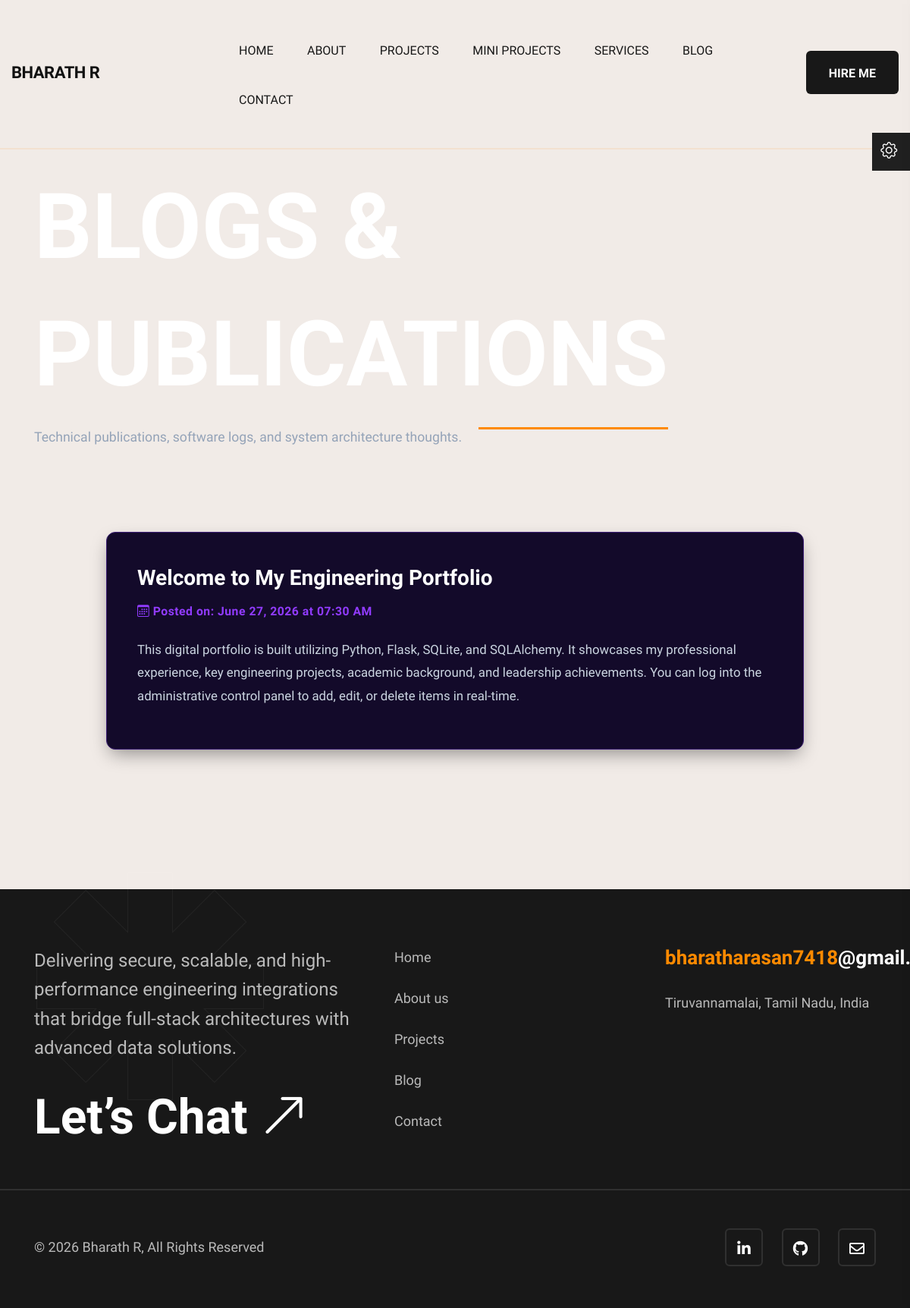
The app's page /blogs, older data.
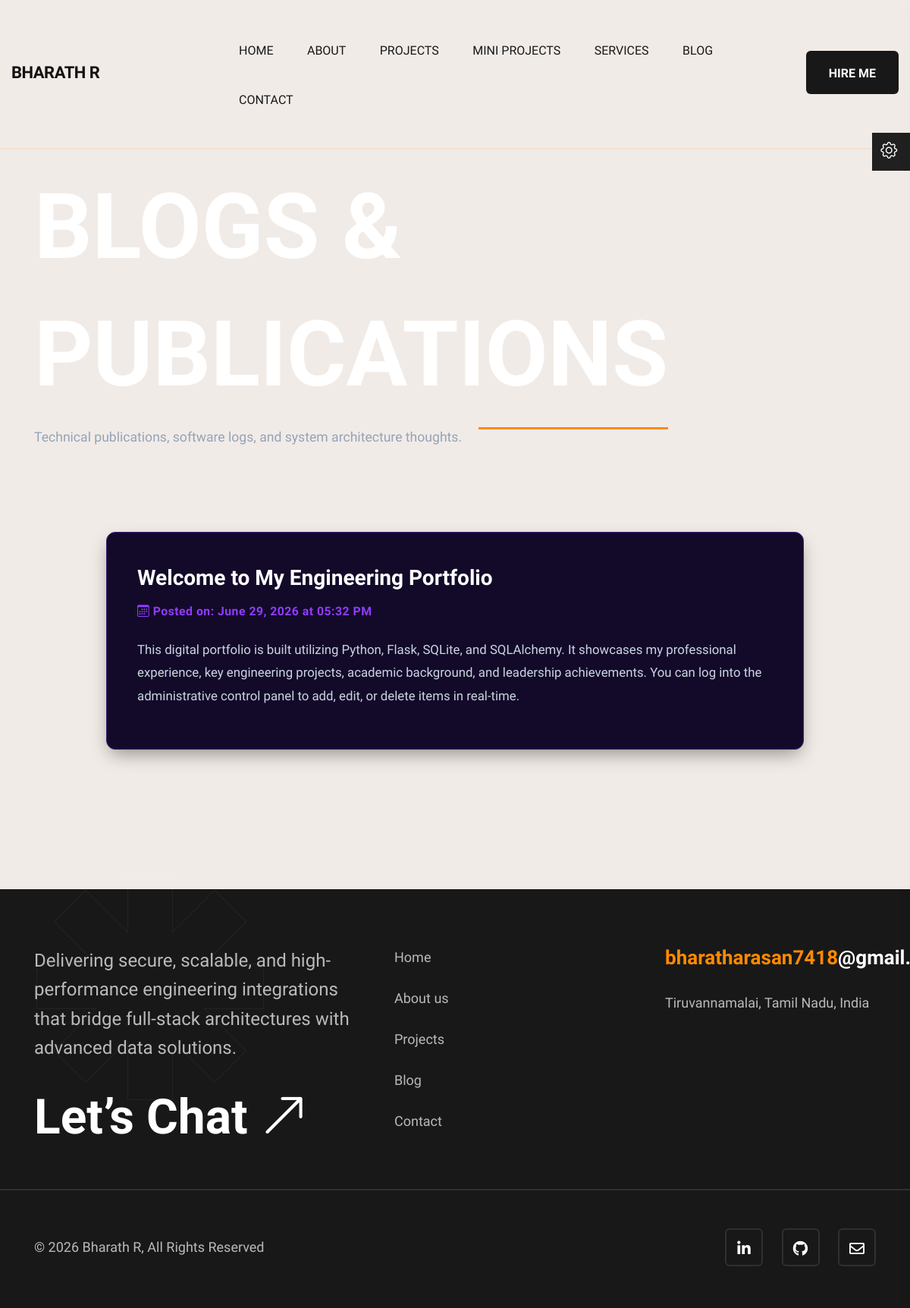
The same page, newer data.
### app.py (models this page shows)
class Blog(db.Model):
    id = db.Column(db.Integer, primary_key=True)
    title = db.Column(db.String(150), nullable=False)
    content = db.Column(db.Text, nullable=False)
    date_posted = db.Column(db.DateTime, nullable=False, default=datetime.utcnow)

### app.py (the view)
@app.route('/blogs')
def blogs():
    all_blogs = Blog.query.order_by(Blog.date_posted.desc()).all()
    return render_template('blogs.html', blogs=all_blogs)

### templates/blogs.html
{% extends 'base.html' %}
{% block content %}
<div class="page-title-area pt-215 pb-30">
    <div class="container">
        <div class="row align-items-center">
            <div class="col-lg-9">
                <div class="page-title-wrapper text-lg-start text-center mb-40">
                    <h2 class="page-title mb-10" style="color: white;">Blogs & Publications</h2>
                    <p style="color: #94a3b8; font-size: 1.1rem;">Technical publications, software logs, and system architecture thoughts.</p>
                </div>
            </div>
        </div>
    </div>
</div>
<section class="blogs-details pt-40 pb-160">
    <div class="container">
        <div class="row justify-content-center">
            <div class="col-lg-10">
                {% for blog in blogs %}
                <div class="card mb-4" style="background: #130a2a; border: 1px solid #3c1e75; border-radius: 12px; padding: 40px; box-shadow: 0 10px 25px -5px rgba(0, 0, 0, 0.4);">
                    <h3 style="color: white; font-weight: 700; margin-bottom: 10px;">{{ blog.title }}</h3>
                    <small style="color:#913BFF; font-weight: 600; letter-spacing: 0.5px; display: block; margin-bottom: 20px;"><i class="bi bi-calendar3"></i> Posted on: {{ blog.date_posted.strftime('%B %d, %Y at %I:%M %p') }}</small>
                    <p style="color:#cbd5e1; font-size: 1.05rem; line-height: 1.8; white-space: pre-wrap;">{{ blog.content }}</p>
                </div>
                {% else %}
                <div class="text-center py-5" style="background: #130a2a; border: 1px solid #3c1e75; border-radius: 12px; padding: 50px;">
                    <p style="color: #94a3b8; font-size: 1.1rem;">No technical insights broadcasted yet. Log in to dashboard to post.</p>
                </div>
                {% endfor %}
            </div>
        </div>
    </div>
</section>
{% endblock %}

### templates/base.html (shortened to what this page needs)
<!DOCTYPE html>
<html class="no-js" lang="en">
<head>
	<link rel="stylesheet" href="{{ url_for('static', filename='css/bootstrap.min.css') }}" />
	<link rel="stylesheet" href="{{ url_for('static', filename='fonts/bootstrap-icons/font-css.css') }}" />
	<link rel="stylesheet" href="{{ url_for('static', filename='css/animate.min.css') }}" />
	<link rel="stylesheet" href="{{ url_for('static', filename='css/slick.css') }}" />
	<link rel="stylesheet" href="{{ url_for('static', filename='css/all.min.css') }}" />
	<link rel="stylesheet" href="{{ url_for('static', filename='css/nice-select.css') }}" />
	<link rel="stylesheet" href="{{ url_for('static', filename='css/magnific-popup.css') }}" />
	<link rel="stylesheet" href="{{ url_for('static', filename='css/metisMenu.css') }}" />
	<link rel="stylesheet" href="{{ url_for('static', filename='css/aos.css') }}" />
	<link rel="stylesheet" href="{{ url_for('static', filename='css/spacing.css') }}" />
	<link rel="stylesheet" href="{{ url_for('static', filename='css/main.css') }}" />
</head>
<body class="light-bg">
	<div class="main-page-wrapper">
		<div class="gear-box">
			<div class="icon">
				<span class="gear-icon"><i class="bi bi-gear"></i></span>
			</div>
		</div>
		<header class="theme-main-menu theme-menu-one pt-35 pb-30">
			<div class="main-header-area">
				<div class="container-fluid">
					<div class="row align-items-center">
						<div class="col-xl-3 col-lg-2 col-6">
							<div class="logo-area">
								<a class="black-logo" href="/"><h4 style="font-weight: 700; color: #111; letter-spacing: -0.5px;">BHARATH R</h4></a>
							</div>
						</div>
						<div class="col-xl-7 col-lg-7 col-6 d-none d-lg-block">
							<div class="main-menu d-none d-lg-block ps-xxl-5">
								<nav id="mobile-menu">
									<ul class="menu-list ps-0">
										<li><a href="/">Home</a></li>
										<li><a href="/about">About</a></li>
										<li><a href="/projects">Projects</a></li>
										<li><a href="/miniprojects">Mini Projects</a></li>
										<li><a href="/services">Services</a></li>
										<li><a href="/blogs">Blog</a></li>
										<li><a href="/contact">Contact</a></li>
									</ul>
								</nav>
							</div>
						</div>
						<div class="col-xl-2 col-lg-3 col-6">
							<div class="right-nav d-flex align-items-center justify-content-end">
								<div class="quote__btn d-none d-sm-inline-block">
									<a href="mailto:bharatharasan7418@gmail.com" class="ht_btn">Hire Me</a>
								</div>
							</div>
						</div>
					</div>
				</div>
			</div>
		</header>
		<main>
			{% block content %}
			{% endblock %}
		</main>
		<footer class="black-bg footer-area-one position-relative">
			<div class="footer-wrapper-one pt-75 pb-20">
				<img src="{{ url_for('static', filename='img/shape/star-5.png') }}" alt="" class="shape-01s">
				<div class="container">
					<div class="row">
						<div class="col-xl-5 col-lg-5 col-md-8">
							<div class="footer-widget mb-30">
								<p class="footer-desc">
									Delivering secure, scalable, and high-performance engineering integrations that bridge full-stack architectures with advanced data solutions.
								</p>
								<a class="chatbot" href="/contact">Let’s Chat <i class="bi bi-arrow-up-right"></i></a>
							</div>
						</div>
						<div class="col-xl-3 col-lg-3 col-md-4">
							<div class="footer-widget ps-xxl-5 ms-xxl-5 mb-30">
								<ul class="style-none">
									<li><a href="/">Home</a></li>
									<li><a href="/about">About us</a></li>
									<li><a href="/projects">Projects</a></li>
									<li><a href="/blogs">Blog</a></li>
									<li><a href="/contact">Contact</a></li>
								</ul>
							</div>
						</div>
						<div class="col-xl-4 col-lg-4 col-md-6">
							<div class="footer-widget mb-30 ms-xl-5 ps-xl-4">
								<a class="mail d-block mb-30" href="mailto:bharatharasan7418@gmail.com"><span class="text-theme">bharatharasan7418</span>@gmail.com</a>
								<address>Tiruvannamalai, Tamil Nadu, India</address>
							</div>
						</div>
					</div>
				</div>
			</div>
			<div class="copyright-area pt-50 pb-25">
				<div class="container">
					<div class="row align-items-center">
						<div class="col-xl-6 col-lg-6 text-lg-start text-center">
							<div class="copyright-text mb-30">
								<p>© 2026 Bharath R, All Rights Reserved</p>
							</div>
						</div>
						<div class="col-xl-6 col-lg-6 text-lg-end text-center">
							<div class="social-media mb-30">
								<a href="https://linkedin.com/in/bharath-r-22a4482a0" target="_blank"><i class="fab fa-linkedin-in"></i></a>
								<a href="https://github.com/bharath7418" target="_blank"><i class="fab fa-github"></i></a>
								<a href="mailto:bharatharasan7418@gmail.com"><i class="far fa-envelope"></i></a>
							</div>
						</div>
					</div>
				</div>
			</div>
		</footer>
	</div>
</body>
</html>

### static/css/spacing.css (style rules this page uses)
.mb-10 { margin-bottom: 10px; }
.mb-30 { margin-bottom: 30px; }
.mb-40 { margin-bottom: 40px; }
.pt-35 { padding-top: 35px; }
.pt-40 { padding-top: 40px; }
.pt-50 { padding-top: 50px; }
.pt-75 { padding-top: 75px; }
.pt-215 { padding-top: 215px; }
.pb-20 { padding-bottom: 20px; }
.pb-25 { padding-bottom: 25px; }
.pb-30 { padding-bottom: 30px; }
.pb-160 { padding-bottom: 160px; }

### templates/base.html (style rules this page uses)
:root { --accent-cyan: #913BFF; --text-muted: #94a3b8; --card-dark: #120c24; }
.card { background: #130a2a; border: 1px solid #3c1e75; padding: 2.2rem; border-radius: 12px; box-shadow: 0 10px 25px -5px rgba(0, 0, 0, 0.4); transition: transform 0.3s ease, border-color 0.3s ease, box-shadow 0.3s ease; }
.card h3, .card h4 { color: #ffffff; font-weight: 650; margin-bottom: 0.85rem; }
.card p { font-size: 0.95rem; line-height: 1.6; }

Row changes from the older to the newer data that the page shows:
changed Blog "Welcome to My Engineering Portfolio": date_posted "June 27, 2026 at 07:30 AM" → "June 29, 2026 at 05:32 PM"
